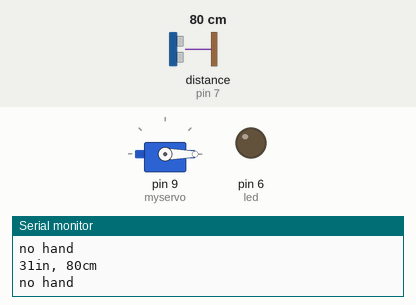
Simulated run of this sketch. Board: Arduino Uno, built with avr-gcc and run on an emulated ATmega328P. Parts: servo, output pins drawn as LEDs (lit = HIGH), the last lines printed to the serial monitor. Wiring (inferred from the names in the program): ultrasonic range finder: trigger pin 8; echo pin 7. The test bench sets the inputs (shaded band); at power-on: distance to the obstacle (sensor on pin 7) 80 cm. The echo pulse lasts 58.3 µs per cm; pins used as bus, display or sensor lines are not drawn.

Above: at 1.2 s.
1.3 s: distance to the obstacle (sensor on pin 7) set to 28 cm
2.8 s: distance to the obstacle (sensor on pin 7) set to 22 cm
At 4.1 s:
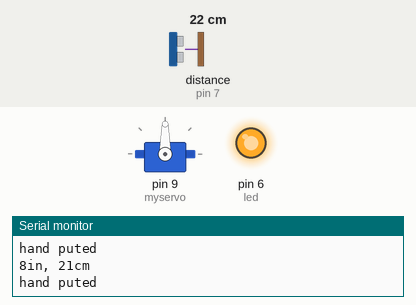
4.5 s: distance to the obstacle (sensor on pin 7) set to 35 cm
At 5.7 s:
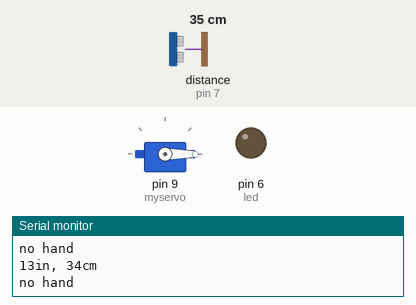
6.0 s: distance to the obstacle (sensor on pin 7) set to 2 cm
At 7.3 s:
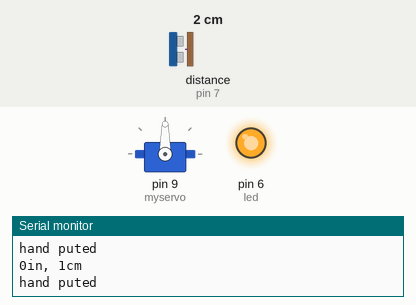
Timing chart, 0 to 8.5 s (numbered marks = the images above; inputs shaded):
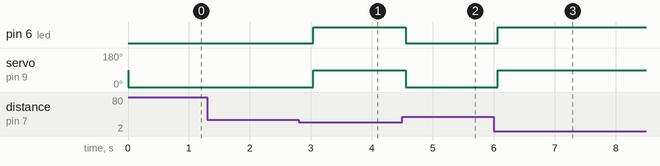

Measured:
- the behaviour switches between 26 and 25 cm on distance to the obstacle (sensor on pin 7) (found by bisection; images 0 and 1)
- after the input at 2.8 s, pin 6 (led): LOW → HIGH after 0.24 s; servo on pin 9 (myservo): 0° → 90° after 0.24 s
- after the input at 4.5 s, pin 6 (led): HIGH → LOW after 0.06 s; servo on pin 9 (myservo): 90° → 0° after 0.06 s
- after the input at 6.0 s, pin 6 (led): LOW → HIGH after 0.07 s; servo on pin 9 (myservo): 0° → 90° after 0.07 s

The sketch:

smart_tap.ino
```cpp
///Automatic tapwater from arudino

#include <Servo.h>
//Ultasonic Sensor
//Pins connected to the ultrasonic sensor
const int trigPin = 8;
const int echoPin = 7;
const int led = 6;
Servo myservo;

int range = 10;  //range in inches

void setup() {
  // initialize serial communication:
  Serial.begin(9600);
  //initialize the sensor pins
  pinMode(trigPin, OUTPUT);
  pinMode(echoPin, INPUT);
  pinMode(led, OUTPUT);
  myservo.attach(9);
}
void loop() {
  // establish variables for duration of the ping,
  // and the distance result in inches and centimeters:
  long duration, inches, cm;

  // The PING))) is triggered by a HIGH pulse of 2 or more microseconds.
  // Give a short LOW pulse beforehand to ensure a clean HIGH pulse:
  digitalWrite(trigPin, LOW);
  delayMicroseconds(2);
  digitalWrite(trigPin, HIGH);
  delayMicroseconds(5);
  digitalWrite(trigPin, LOW);

  // Take reading on echo pin
  duration = pulseIn(echoPin, HIGH);

  // convert the time into a distance
  inches = microsecondsToInches(duration);
  cm = microsecondsToCentimeters(duration);


  Serial.print(inches);
  Serial.print("in, ");
  Serial.print(cm);
  Serial.print("cm");
  Serial.println();

  if (inches < 10) {
    Serial.println("hand puted");
    digitalWrite(led, HIGH);
    myservo.write(90);
    delay(100);

  } else {
    Serial.println("no hand");
    digitalWrite(led, LOW);
    myservo.write(0);
    delay(100);
  }

  delay(200);
}

long microsecondsToInches(long microseconds) {

  return microseconds / 74 / 2;
}

long microsecondsToCentimeters(long microseconds) {

  // The ping travels out and back, so to find the distance of the
  // object we take half of the distance travelled.
  return microseconds / 29 / 2;
}
```
